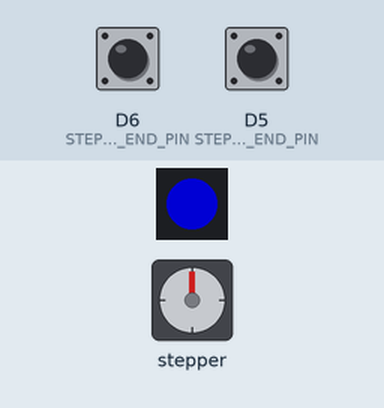
Bench run of a sketch on a simulated ESP8266 (NodeMCU). Shown: 1 RGB LEDs in strip order, left to right, stepper motor. Inputs (shaded band) come from the test bench; at power-on: D6 (STEPPER_MAX_END_PIN) HIGH, D5 (STEPPER_MIN_END_PIN) HIGH. Dim RGB values are drawn brighter than linear; WiFi joins after 1.5 s; servers stay silent unless stated; random numbers use the default seed unless the sketch sets one; stepper angles assume 200 steps per turn; what the sketch prints to the serial monitor is not drawn.

Above: at 1.2 s.
1.3 s: D6 (STEPPER_MAX_END_PIN) pulled LOW for 0.15 s
4.4 s: D5 (STEPPER_MIN_END_PIN) pulled LOW for 0.15 s
7.5 s: D5 (STEPPER_MIN_END_PIN) pulled LOW for 3.2 s
At 9.7 s:
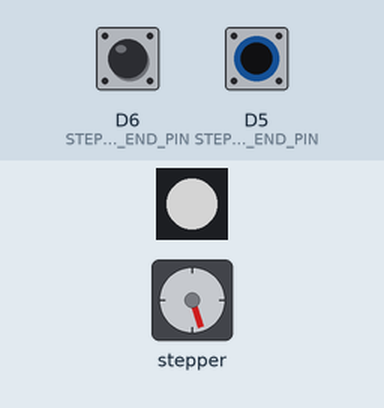
At 10.3 s:
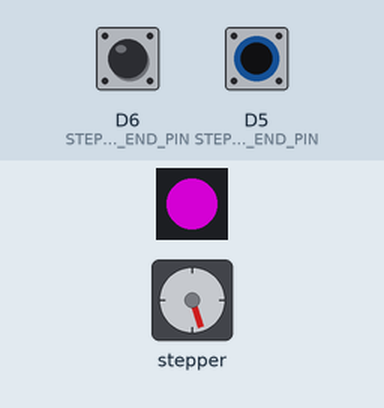
Timing chart, 0 to 18.2 s (numbered marks = the images above; inputs shaded):
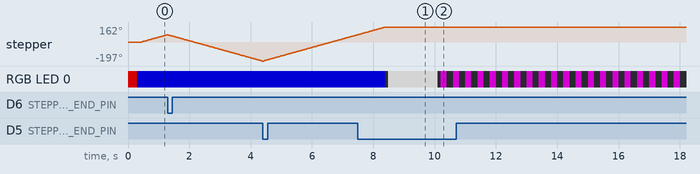

The sketch:

SpaceRocker.ino
```cpp
// (licence header left out)
#include <limits.h>
#include <AccelStepper.h>
#include <ESP8266WiFi.h>
#include <PubSubClient.h>
#include <NeoPixelBus.h>

#define STEPPER_STEP_PIN D1
#define STEPPER_DIR_PIN D2

#define LED_PIN D4

#define STEPPER_MIN_END_PIN D5
#define STEPPER_MAX_END_PIN D6


#define MIN_END_ON (digitalRead(STEPPER_MIN_END_PIN)==LOW)
#define MAX_END_ON (digitalRead(STEPPER_MAX_END_PIN)==LOW)

#define MIN_END_OFF (digitalRead(STEPPER_MIN_END_PIN)==HIGH)
#define MAX_END_OFF (digitalRead(STEPPER_MAX_END_PIN)==HIGH)

#define min(a,b) (a<b ? a : b)


long maxPos = 1;
long minPos = 0;
long revSteps = 200;
long calibrationSpeed = 50;
long moveSpeed = 200;
long targetPos = 0;

const char* ssid = "hackerspace";
const char* password = "hs_pass_0";
const char* mqtt_server = "178.172.172.103";


WiFiClient espClient;
PubSubClient client(espClient);
long lastMsg = 0;
char msg[50];
int value = 0;

AccelStepper stepper(AccelStepper::DRIVER, STEPPER_STEP_PIN, STEPPER_DIR_PIN);

//led
NeoPixelBus<NeoGrbFeature, NeoEsp8266Uart800KbpsMethod> led(1, LED_PIN);
#define colorSaturation 128
//define some colors
RgbColor red(colorSaturation, 0, 0);
RgbColor green(0, colorSaturation, 0);
RgbColor blue(0, 0, colorSaturation);
RgbColor white(colorSaturation);
RgbColor violet(colorSaturation, 0, colorSaturation);
RgbColor black(0);

HslColor hslRed(red);
HslColor hslGreen(green);
HslColor hslBlue(blue);
HslColor hslWhite(white);
HslColor hslBlack(black);

template<typename T_COLOR_FEATURE> void ledShow(typename T_COLOR_FEATURE::ColorObject color) {
  led.SetPixelColor(0, color);
  led.Show();
}


//pos 0..10000
long moveRockerToTargetPos(long pos) {
    targetPos = pos;

    if (targetPos < 0) {
      targetPos = 0;
    }

    if (targetPos > 10000) {
      targetPos = 10000;
    }

    Serial.println("-");
    Serial.print("Moving Rocket to Rpos: ");
    Serial.print(targetPos);

    long tpos = map(pos, 0, 10000, (minPos+revSteps), (maxPos-revSteps));

    stepper.moveTo(tpos);

    Serial.print(" Spos: ");
    Serial.println(stepper.targetPosition());

    Serial.println("-");

    return stepper.targetPosition();
}

void calibrateStepper() {

  Serial.println("Release ends...");
  stepper.setMaxSpeed(calibrationSpeed);

  //release high end
  stepper.setCurrentPosition(LONG_MAX);
  stepper.moveTo(0);
  while(digitalRead(STEPPER_MAX_END_PIN) == LOW) {
     yield();
     stepper.run();
  }

  //release low end
  stepper.setCurrentPosition(1-LONG_MAX);
  stepper.moveTo(0);
  while(digitalRead(STEPPER_MIN_END_PIN) == LOW) {
     yield();
     stepper.run();
  }

  Serial.println("Calibrating...");
  stepper.setCurrentPosition(0);

  stepper.moveTo(LONG_MAX);
  Serial.print("goto ");
  Serial.println(stepper.targetPosition());
  while(digitalRead(STEPPER_MAX_END_PIN) == HIGH) {
     yield();
     stepper.run();
  }
  maxPos = stepper.currentPosition();

  stepper.moveTo(0);
  Serial.print("goto ");
  Serial.println(stepper.targetPosition());
  while(digitalRead(STEPPER_MIN_END_PIN) == HIGH && stepper.distanceToGo()) {
     yield();
     stepper.run();
  }

  stepper.moveTo(1-LONG_MAX);
  Serial.print("goto ");
  Serial.println(stepper.targetPosition());
  while(digitalRead(STEPPER_MIN_END_PIN) == HIGH) {
     yield();
     stepper.run();
  }

  minPos = stepper.currentPosition();
  Serial.println(" ... ");
  Serial.print("Calibration done: max ");
  Serial.print(maxPos);
  Serial.print(" min ");
  Serial.println(minPos);
  Serial.println(" ... ");

  moveRockerToTargetPos(0);

  while(stepper.distanceToGo()) {
     yield();
     stepper.run();
  }

  stepper.setMaxSpeed(moveSpeed);

  delay(100);
  Serial.println(" ... ");
}

void doConfiguration() {
  Serial.print("Configuration.");
  while (true) {
    ledShow<NeoGrbFeature>(violet);
    delay(200);
    ledShow<NeoGrbFeature>(black);
    delay(200);
    Serial.print("*");
  }
}

void setup_wifi() {

  delay(10);
  // We start by connecting to a WiFi network
  Serial.println();
  Serial.print("Connecting to ");
  Serial.println(ssid);

  WiFi.setOutputPower(0);
  WiFi.persistent(false);
  WiFi.mode(WIFI_OFF);
  WiFi.mode(WIFI_STA);
  WiFi.begin(ssid, password);

  while (WiFi.status() != WL_CONNECTED) {
    delay(500);
    Serial.print(".");
    randomSeed(micros());
    //WiFi.begin(ssid, password);
  }


  Serial.println("");
  Serial.println("WiFi connected");
  Serial.println("IP address: ");
  Serial.println(WiFi.localIP());
}

void callback(char* topic, byte* payload, unsigned int length) {
  Serial.print("Message arrived [");
  Serial.print(topic);
  Serial.print("] ");


  for (int i = 0; i < length; i++) {
    Serial.print((char)payload[i]);
  }

  Serial.println();
  char buf[200];
  memset(buf,0,200);
  memcpy(buf, payload, min(198,length));

  char *ptr;
  long pos = strtol(buf, &ptr, 10);

  Serial.println(pos);
  moveRockerToTargetPos(pos);

}

void reconnect() {
  // Loop until we're reconnected
  while (!client.connected()) {
    Serial.print("Attempting MQTT connection...");
    // Create a random client ID
    String clientId = "SpaceCat";
    clientId += String(random(0xffff), HEX);
    // Attempt to connect
    if (client.connect(clientId.c_str())) {
      Serial.println("connected");
      // Once connected, publish an announcement...
      client.publish("cat/wards", "hello world");
      // ... and resubscribe
      client.subscribe("voting/pos");
    } else {
      Serial.print("failed, rc=");
      Serial.print(client.state());
      Serial.println(" try again in 5 seconds");
      // Wait 5 seconds before retrying
      delay(2000);
    }
  }
}


//
//  MAIN SETUP FUCTION
//

void setup() {
  // initialize digital pin LED_BUILTIN as an output.
  Serial.begin(115200);
  Serial.setDebugOutput(true);
  Serial.println("RockerLaucher");

  pinMode(STEPPER_STEP_PIN, OUTPUT);
  pinMode(STEPPER_DIR_PIN, OUTPUT);
  pinMode(LED_PIN, OUTPUT);
  pinMode(STEPPER_MIN_END_PIN, INPUT_PULLUP);
  pinMode(STEPPER_MAX_END_PIN, INPUT_PULLUP);

  led.Begin();
  ledShow<NeoGrbFeature>(red);
  delay(100);
  ledShow<NeoGrbFeature>(blue);
  delay(100);
  ledShow<NeoGrbFeature>(red);
  delay(100);
  ledShow<NeoGrbFeature>(blue);
  delay(100);
  ledShow<NeoGrbFeature>(black);

  if (MIN_END_ON && MIN_END_ON ) {
    delay(100);
    doConfiguration();
  }

  stepper.setMinPulseWidth(100);
  stepper.setMaxSpeed(moveSpeed);
  stepper.setAcceleration(3200.0);

  calibrateStepper();

  ledShow<NeoGrbFeature>(white);
  delay(100);
  setup_wifi();
  client.setServer(mqtt_server, 1883);
  client.setCallback(callback);
  ledShow<NeoGrbFeature>(black);

}

// the loop function runs over and over again forever
void loop() {

  while (Serial.available() > 0) {
    int pos = Serial.parseInt();
    if (Serial.read() == '\n') {
      moveRockerToTargetPos(pos);
    }
  }

  stepper.run();

  long d = stepper.distanceToGo();
  if (d > 0) {
    ledShow<NeoGrbFeature>(blue);
  } else if ( d < 0) {
    ledShow<NeoGrbFeature>(red);
  } else {
    ledShow<NeoGrbFeature>(black);
  }

  if (MIN_END_ON && MIN_END_ON ) {
    delay(100);
    doConfiguration();
  } else if ( MIN_END_ON || MIN_END_ON ) {
    delay(100);
    Serial.println("Calibrate again ! ");
    calibrateStepper();
  }

  if (!client.connected()) {
    reconnect();
  }
  client.loop();
}
```
